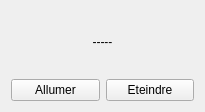
<?xml version="1.0" encoding="UTF-8"?>
<ui version="4.0">
 <class>AmpouleVue</class>
 <widget class="QWidget" name="AmpouleVue">
  <property name="geometry">
   <rect>
    <x>0</x>
    <y>0</y>
    <width>205</width>
    <height>112</height>
   </rect>
  </property>
  <property name="windowTitle">
   <string>Ampoule</string>
  </property>
  <layout class="QVBoxLayout" name="verticalLayout">
   <item>
    <widget class="QLabel" name="labelEtat">
     <property name="sizePolicy">
      <sizepolicy hsizetype="Preferred" vsizetype="Preferred">
       <horstretch>0</horstretch>
       <verstretch>0</verstretch>
      </sizepolicy>
     </property>
     <property name="text">
      <string>-----</string>
     </property>
     <property name="alignment">
      <set>Qt::AlignCenter</set>
     </property>
    </widget>
   </item>
   <item>
    <layout class="QHBoxLayout" name="horizontalLayout">
     <item>
      <widget class="QPushButton" name="bAllumer">
       <property name="text">
        <string>Allumer</string>
       </property>
      </widget>
     </item>
     <item>
      <widget class="QPushButton" name="bEteindre">
       <property name="text">
        <string>Eteindre</string>
       </property>
      </widget>
     </item>
    </layout>
   </item>
  </layout>
 </widget>
 <resources/>
 <connections/>
</ui>
